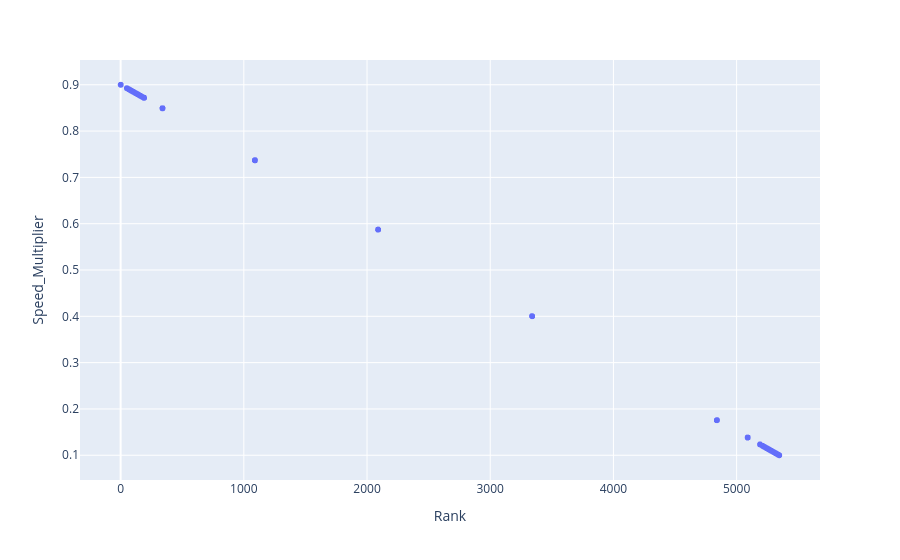

Source (notebook cell):
### Code cell
#data = {'Score': [70,70,70,50,40,40,30]}
#data = {'Score': [90, 20, 10, 0]}
data = {'Score': scores}
df = pd.DataFrame(data)

# Default ranking (average method, ascending)
#df['Default_Rank'] = df['Score'].rank()

# Dense ranking (no gaps, descending)
df['Rank'] = df['Score'].rank(method='min', ascending=False)
max_rank = df['Rank'].max() # like 100
min_rank = df['Rank'].min() # should be 1
df['Speed_Multiplier'] = ((max_rank-df['Rank'])/(max_rank-min_rank))*0.8 + 0.1
df
# EXCPECTED: 1, 1, 1, 4, 5, 5, 7
import plotly.express as px
fig = px.scatter(df, 'Rank', 'Speed_Multiplier')
fig.show()

### Figure 1 — Plotly figure (JSON) as saved in the notebook; plotly's stock layout.template omitted (floating-point values rounded to 4 significant figures; data arrays with more than 128 entries replaced by an {"elided": "..."} marker saying what was removed)
{"data": [{"hovertemplate": "Rank=%{x}<br>Speed_Multiplier=%{y}<extra></extra>", "legendgroup": "", "marker": {"color": "#636efa", "symbol": "circle"}, "mode": "markers", "name": "", "showlegend": false, "type": "scattergl", "x": {"elided": "5395 int values"}, "xaxis": "x", "y": {"elided": "5395 float values"}, "yaxis": "y"}], "layout": {"legend": {"tracegroupgap": 0}, "margin": {"t": 60}, "xaxis": {"anchor": "y", "domain": [0, 1], "title": {"text": "Rank"}}, "yaxis": {"anchor": "x", "domain": [0, 1], "title": {"text": "Speed_Multiplier"}}}}
